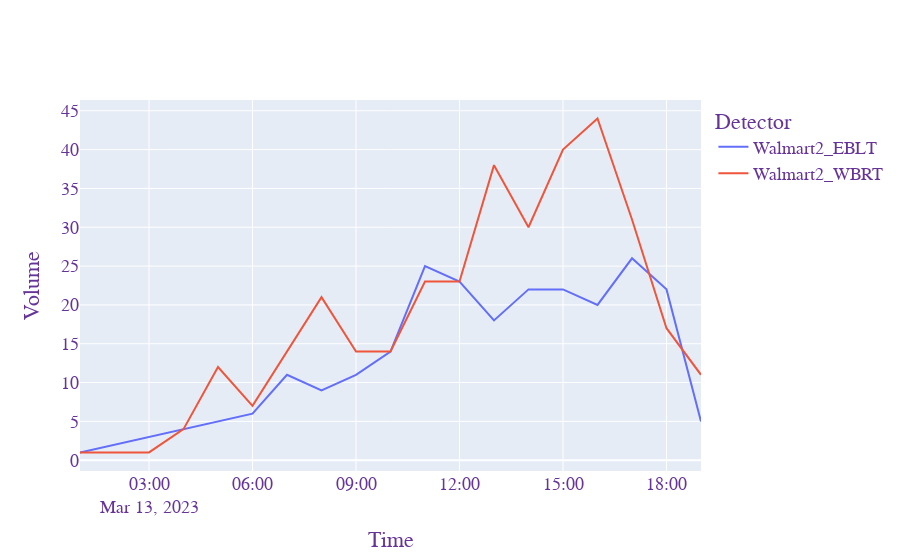
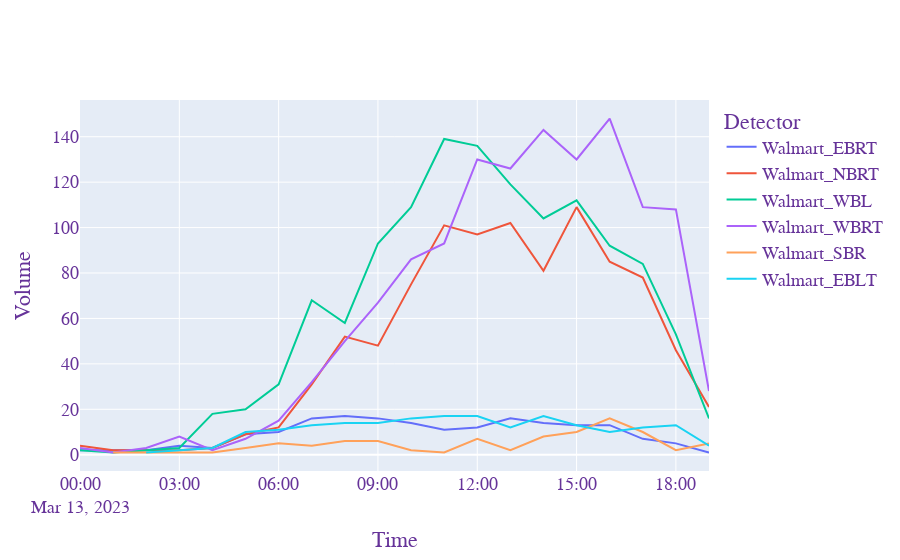

Notebook code for these charts, in order:
### Code cell
import plotly.graph_objects as go


for signal, df in plot_df.group_by('signal'):
    fig = go.Figure()

    for lane, detector_df in df.groupby("lane",  maintain_order=True):
        fig.add_trace(
            go.Scatter(
                x=detector_df["epoch_time_cst"].cast(str),
                y=detector_df["volume"],
                name=f"{lane}",
                mode="lines",
                # line=dict(color=color_dict[detector_df[0]]),
            )
        )
    
    fig.update_layout(
        # title=f"Signal {tl_df[0]}",
        yaxis_title="Volume",
        xaxis_title="Time",
        legend_title="Detector",
        font=dict(family="Courier New, monospace", size=18, color="RebeccaPurple"),
        # yaxis=dict(
        #     # set the range of the xaxis to the range of the data
        #     range=[0, 1000],
        # ),
    )
    
    fig.show()
